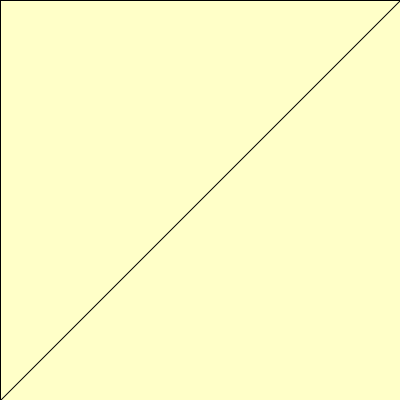
Frame 1 (no input)
Frame 60 (the mouse pressed at the canvas centre just before this capture): identical to frame 1, image omitted
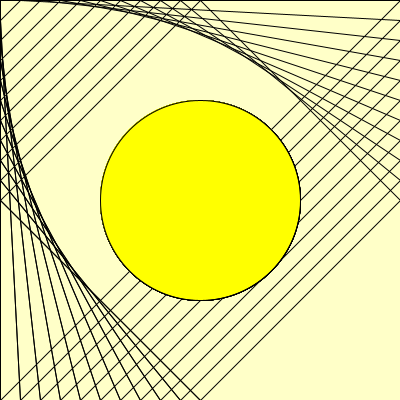
Frame 120 (the mouse held since frame 60 and released just before this capture)

The Processing sketch that drew these frames (run headless with seeded random() and noise(); from frame 60 on, the mouse is pressed at the canvas centre):

// Processing sketch: processing_61266
// ── processing_61266.pde

void setup(){
size(400,400);
background(255,255,255);

}

void draw(){
  background(255,255,200);

  for(int i=0;i<=mouseX;i=i+20){
    line(0,i,i,400);
    line(400,i,i,0);
    line(0,i,i,400);
    line(i,0,0,i);
    line(i,400,400,i);
      
    
    
   
   
    ellipse(mouseX,mouseY,mouseX,mouseX);
    fill(255,255,0);
    
    
   
   
      

    
  }
  }
